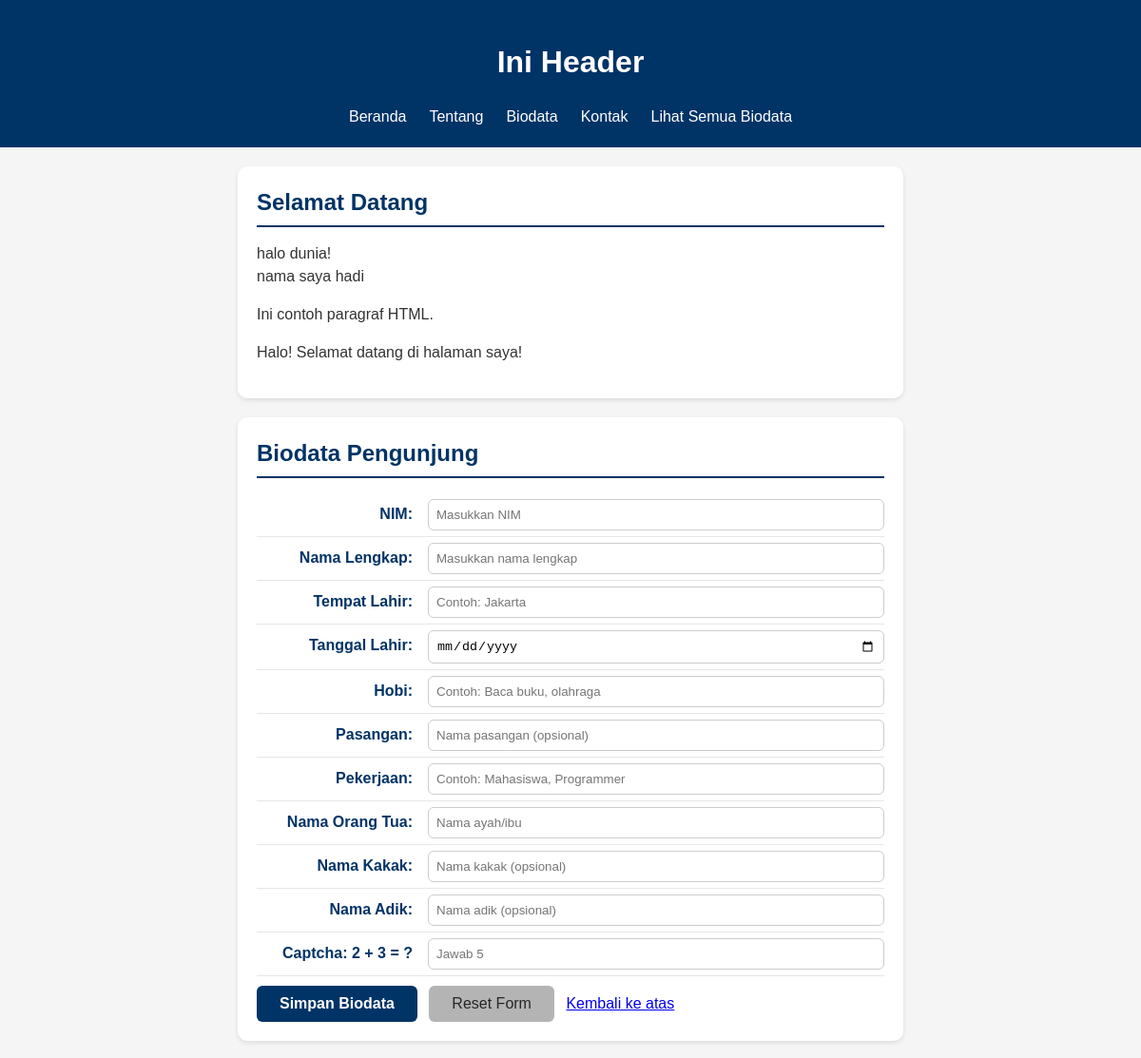
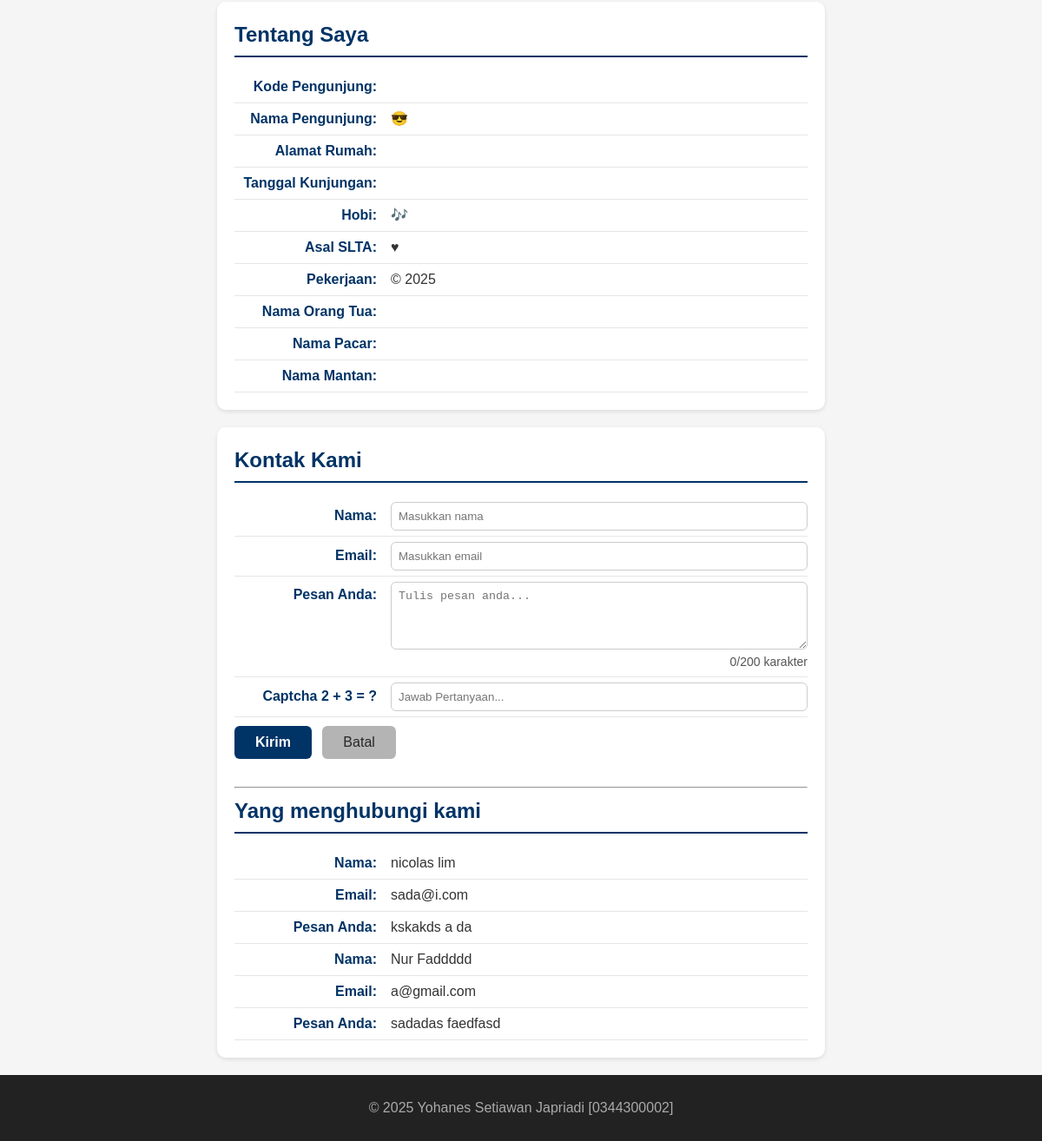
The page / on the database its author committed (2 pictures, top to bottom).
### tables this page shows
CREATE TABLE `tbl_tamu` (
  `cid` int NOT NULL,
  `cnama` varchar(100) DEFAULT NULL,
  `cemail` varchar(100) DEFAULT NULL,
  `cpesan` text,
  `dcreated_at` datetime NOT NULL DEFAULT CURRENT_TIMESTAMP
);

### fungsi.php (the view, shortened to what this page needs)
<?php
function bersihkan($str)
{
  return htmlspecialchars(trim($str));
}
function tampilkanBiodata($conf, $arr)
{
  $html = "";
  foreach ($conf as $k => $v) {
    $label = $v["label"];
    $nilai = bersihkan($arr[$k] ?? '');
    $suffix = $v["suffix"];
    $html .= "<p><strong>{$label}</strong> {$nilai}{$suffix}</p>";
  }
  return $html;
}

### index.php (shortened to what this page needs)
<?php
require_once __DIR__ . '/fungsi.php';
?>
<!DOCTYPE html>
<html lang="en">
<head>
    <link rel="stylesheet" href="style.css">
</head>
<body>
    <header>
        <h1>Ini Header</h1>
        <nav>
            <ul>
                <li><a href="#home">Beranda</a></li>
                <li><a href="#about">Tentang</a></li>
                <li><a href="#biodata">Biodata</a></li>
                <li><a href="#contact">Kontak</a></li>
                <li><a href="read_biodata.php">Lihat Semua Biodata</a></li>
            </ul>
        </nav>
    </header>
    <main>
        <section id="home">
            <h2>Selamat Datang</h2>
            <?php
            echo "halo dunia!<br>";
            echo "nama saya hadi";
            ?>
            <p>Ini contoh paragraf HTML.</p>
        </section>
        <section id="biodata">
            <h2>Biodata Pengunjung</h2>
            <?php
            $old_biodata = $_SESSION['old'] ?? [];
            ?>
            <form action="proses_biodata.php" method="POST">
                <label for="txtNim">
                    <span>NIM:</span>
                    <input type="text" id="txtNim" name="txtNim"
                           placeholder="Masukkan NIM" required
                           value="<?= htmlspecialchars($old_biodata['nim'] ?? ''); ?>">
                </label>
                <label for="txtNama_lengkap">
                    <span>Nama Lengkap:</span>
                    <input type="text" id="txtNama_lengkap" name="txtNama_lengkap"
                           placeholder="Masukkan nama lengkap" required
                           value="<?= htmlspecialchars($old_biodata['nama_lengkap'] ?? ''); ?>">
                </label>
                <label for="txtTempat_Lahir">
                    <span>Tempat Lahir:</span>
                    <input type="text" id="txtTempat_Lahir" name="txtTempat_Lahir"
                           placeholder="Contoh: Jakarta" required
                           value="<?= htmlspecialchars($old_biodata['tempat_lahir'] ?? ''); ?>">
                </label>
                <label for="txtTanggal_lahir">
                    <span>Tanggal Lahir:</span>
                    <input type="date" id="txtTanggal_lahir" name="txtTanggal_lahir" required>
                </label>
                <label for="txtHobi">
                    <span>Hobi:</span>
                    <input type="text" id="txtHobi" name="txtHobi"
                           placeholder="Contoh: Baca buku, olahraga"
                           value="<?= htmlspecialchars($old_biodata['hobi'] ?? ''); ?>">
                </label>
                <label for="txtPasangan">
                    <span>Pasangan:</span>
                    <input type="text" id="txtPasangan" name="txtPasangan"
                           placeholder="Nama pasangan (opsional)"
                           value="<?= htmlspecialchars($old_biodata['pasangan'] ?? ''); ?>">
                </label>
                <label for="txtPekerjaan">
                    <span>Pekerjaan:</span>
                    <input type="text" id="txtPekerjaan" name="txtPekerjaan"
                           placeholder="Contoh: Mahasiswa, Programmer"
                           value="<?= htmlspecialchars($old_biodata['pekerjaan'] ?? ''); ?>">
                </label>
                <label for="txtNama_orang_tua">
                    <span>Nama Orang Tua:</span>
                    <input type="text" id="txtNama_orang_tua" name="txtNama_orang_tua"
                           placeholder="Nama ayah/ibu"
                           value="<?= htmlspecialchars($old_biodata['nama_orang_tua'] ?? ''); ?>">
                </label>
                <label for="txtNama_kakak">
                    <span>Nama Kakak:</span>
                    <input type="text" id="txtNama_kakak" name="txtNama_kakak"
                           placeholder="Nama kakak (opsional)"
                           value="<?= htmlspecialchars($old_biodata['nama_kakak'] ?? ''); ?>">
                </label>
                <label for="txtNama_adik">
                    <span>Nama Adik:</span>
                    <input type="text" id="txtNama_adik" name="txtNama_adik"
                           placeholder="Nama adik (opsional)"
                           value="<?= htmlspecialchars($old_biodata['nama_adik'] ?? ''); ?>">
                </label>
                <label for="txtCaptcha">
                    <span>Captcha: 2 + 3 = ?</span>
                    <input type="number" id="txtCaptcha" name="txtCaptcha"
                           placeholder="Jawab 5" required
                           value="<?= htmlspecialchars($old_biodata['captcha'] ?? ''); ?>">
                </label>
                <button type="submit">Simpan Biodata</button>
                <button type="reset">Reset Form</button>
                <a href="#biodata" class="reset">Kembali ke atas</a>
            </form>
        </section>
        <?php
        $biodata = $_SESSION["biodata"] ?? [];
        $fieldConfig = [
            "kodepen" => ["label" => "Kode Pengunjung:", "suffix" => ""],
            "nama" => ["label" => "Nama Pengunjung:", "suffix" => " &#128526;"],
            "alamat" => ["label" => "Alamat Rumah:", "suffix" => ""],
            "tanggal" => ["label" => "Tanggal Kunjungan:", "suffix" => ""],
            "hobi" => ["label" => "Hobi:", "suffix" => " &#127926;"],
            "slta" => ["label" => "Asal SLTA:", "suffix" => " &hearts;"],
            "pekerjaan" => ["label" => "Pekerjaan:", "suffix" => " &copy; 2025"],
            "ortu" => ["label" => "Nama Orang Tua:", "suffix" => ""],
            "pacar" => ["label" => "Nama Pacar:", "suffix" => ""],
            "mantan" => ["label" => "Nama Mantan:", "suffix" => ""],
        ];
        ?>
        <section id="about">
            <h2>Tentang Saya</h2>
            <?= tampilkanBiodata($fieldConfig, $biodata) ?>
        </section>
        <?php
        $old = $_SESSION['old'] ?? [];
        ?>
        <section id="contact">
            <h2>Kontak Kami</h2>
            <form action="proses.php" method="POST">
                <label for="txtNama"><span>Nama:</span>
                    <input type="text" id="txtNama" name="txtNama" placeholder="Masukkan nama"
                        required autocomplete="name"
                        value="<?= isset($old['nama']) ? htmlspecialchars($old['nama']) : '' ?>">
                </label>
                <label for="txtEmail"><span>Email:</span>
                    <input type="email" id="txtEmail" name="txtEmail" placeholder="Masukkan email"
                        required autocomplete="email"
                        value="<?= isset($old['email']) ? htmlspecialchars($old['email']) : '' ?>">
                </label>
                <label for="txtPesan"><span>Pesan Anda:</span>
                    <textarea id="txtPesan" name="txtPesan" rows="4" placeholder="Tulis pesan anda..."
                        required><?= isset($old['pesan']) ? htmlspecialchars($old['pesan']) : '' ?></textarea>
                    <small id="charCount">0/200 karakter</small>
                </label>
                <label for="txtCaptcha"><span>Captcha 2 + 3 = ?</span>
                    <input type="number" id="txtCaptcha" name="txtCaptcha" placeholder="Jawab Pertanyaan..."
                        required
                        value="<?= isset($old['captcha']) ? htmlspecialchars($old['captcha']) : '' ?>">
                </label>
                <button type="submit">Kirim</button>
                <button type="reset">Batal</button>
            </form>
            <br><hr>
            <h2>Yang menghubungi kami</h2>
            <?php include 'read_inc.php'; ?>
        </section>
    </main>
    <footer>
        <p>&copy; 2025 Yohanes Setiawan Japriadi [0344300002]</p>
    </footer>
</body>
</html>

### read_inc.php
<?php
require 'koneksi.php';
$fieldContact = [
  "nama" => ["label" => "Nama:", "suffix" => ""],
  "email" => ["label" => "Email:", "suffix" => ""],
  "pesan" => ["label" => "Pesan Anda:", "suffix" => ""]
];
$sql = "SELECT * FROM tbl_tamu ORDER BY cid DESC";
$q = mysqli_query($conn, $sql);
if (!$q) {
  echo "<p>Gagal membaca data tamu: " . htmlspecialchars(mysqli_error($conn)) . "</p>";
} elseif (mysqli_num_rows($q) === 0) {
  echo "<p>Belum ada data tamu yang tersimpan.</p>";
} else {
  while ($row = mysqli_fetch_assoc($q)) {
    $arrContact = [
      "nama"  => $row["cnama"]  ?? "",
      "email" => $row["cemail"] ?? "",
      "pesan" => $row["cpesan"] ?? "",
    ];
    echo tampilkanBiodata($fieldContact, $arrContact);
  }
}
?>

### style.css (style rules this page uses)
* { box-sizing: border-box; }
body { margin: 0; font-family: Arial, sans-serif; background: #f5f5f5; color: #333; line-height: 1.5; }
header { background: #003366; color: #fff; padding: 20px; text-align: center; }
header ul { display: flex; justify-content: center; list-style: none; padding: 0; margin: 10px 0 0; }
header li a { color: #fff; text-decoration: none; padding: 6px 12px; }
#home, #about, #contact, #biodata { background-color: #ffffff; border-radius: 10px; padding: 20px; max-width: 700px; margin: 20px auto; box-shadow: 0 2px 5px rgba(0, 0, 0, 0.1); }
#home h2, #about h2, #contact h2, #biodata h2 { color: #003366; border-bottom: 2px solid #003366; padding-bottom: 6px; margin-top: 0; margin-bottom: 16px; }
#home p { text-align: justify; }
#about p, #contact p, #contact label, #biodata label { display: flex; justify-content: flex-start; align-items: baseline; margin: 0; padding: 6px 0; border-bottom: 1px solid #e6e6e6; }
#about strong, #contact strong, #contact label>span, #biodata label>span { min-width: 180px; color: #003366; font-weight: 600; text-align: right; padding-right: 16px; flex-shrink: 0; }
#contact input, #contact textarea, #biodata input { flex: 1; border: 1px solid #ccc; border-radius: 6px; padding: 8px; color: #000; font-weight: normal; margin: 0; box-sizing: border-box; }
#contact button, #biodata button { margin-top: 10px; display: inline-block; padding: 10px 24px; font-size: 16px; border-radius: 6px; cursor: pointer; border: none; transition: all 0.3s ease; margin-right: 8px; }
#contact button[type="submit"], #biodata button[type="submit"] { background-color: #003366; color: #fff; font-weight: 600; }
#contact button[type="reset"], #biodata button[type="reset"] { background-color: #b4b4b4; color: #272727; font-weight: 500; }
footer { background: #222; color: #aaa; text-align: center; padding: 10px; }

### rows shown on the page
tbl_tamu: label "Nama:", cnama "nicolas lim", label "Email:", cemail "sada@i.com", label "Pesan Anda:", cpesan "kskakds a da"
tbl_tamu: label "Nama:", cnama "Nur Faddddd", label "Email:", cemail "a@gmail.com", label "Pesan Anda:", cpesan "sadadas faedfasd"

### other values the page prints
$label "Kode Pengunjung:"
$label "Nama Pengunjung:"
$suffix "😎"
$label "Alamat Rumah:"
$label "Tanggal Kunjungan:"
$label "Hobi:"
$suffix "🎶"
$label "Asal SLTA:"
$suffix "♥"
$label "Pekerjaan:"
$suffix "© 2025"
$label "Nama Orang Tua:"
$label "Nama Pacar:"
$label "Nama Mantan:"
